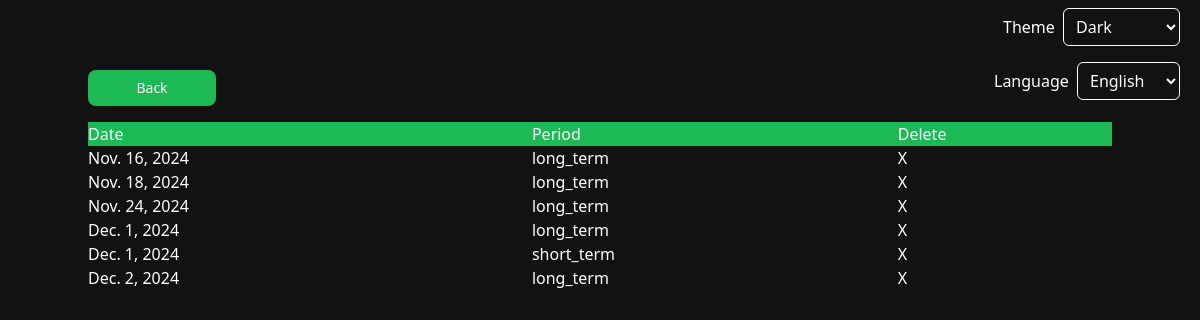
The page /get-past-wrappeds/ (signed in) on the database its author committed.
### app/models.py (models this page shows)
class Wrapped(models.Model):
    date_created = models.DateField()
    time_period = models.CharField(max_length=10, default='')
    data = models.JSONField()
    desc = models.TextField(default='')
    user = models.ForeignKey(User, on_delete=models.CASCADE)

### app/views.py (the view)
# urls.py: path('get-past-wrappeds/', views.get_past_wrappeds, name='past_wraps'),
def get_past_wrappeds(request):
    if request.method == 'GET':
        user = request.user
        wrapped_objs = Wrapped.objects.all().filter(user=user)
        wrappeds = {}
        i = 0
        for wrapped_obj in wrapped_objs:
            wrapped = {
                'id': wrapped_obj.id,
                'date_created': wrapped_obj.date_created,
                'date_formatted': date_format(wrapped_obj.date_created),
                'time_period': wrapped_obj.time_period,
                'image_url': wrapped_obj.data['tracks'].get('1')['album_image']
            }
            wrappeds[i] = wrapped
            i += 1
        return render(request, 'past_wraps.html', {'past_wraps': wrappeds})

### templates/past_wraps.html (shortened to what this page needs)
{% extends "_base.html" %}
{% load i18n %}
{% load compress %}
{% load static %}
{%  block content %}
    <a href="{% url 'profile' %}" class="flex-1">
        <button class="flex flex-col items-center justify-center w-32 focus:outline-none text-text bg-accent font-medium rounded-lg text-sm px-4 py-2">
            <p class="text-center">{% trans "Back" %}</p>
        </button>
    </a>
    {% if past_wraps %}
    <div class="table w-full mt-4">
        <div class="table-header-group bg-accent">
            <div class="table-row text-text pl-2">
                <div class="table-cell text-left">{% trans "Date" %}</div>
                <div class="table-cell text-left">{% trans "Period" %}</div>
                <div class="table-cell text-left">{% trans "Delete" %}</div>
            </div>
        </div>
        <div class="table-row-group">
        {% for key, wrap in past_wraps.items %}
            <div class="text-text table-row text-left">
                <div class="table-cell">
                <a href="{% url 'wrapped' limit=10 period=wrap.time_period %}">
                    <p class=" text-text">{{ wrap.date_formatted }}</p>
                </a>
                </div>
                <div class="table-cell">
                <p class="text-text">{{ wrap.time_period }}</p>
                </div>
                <div class="table-cell">
                <a href="{% url 'delete_wrapped' item_id=wrap.id %}">
                <button class="text-text">X</button>
                </a>
            </div>
            </div>
        {% endfor %}
    </div>
    </div>
    {% else %}
        <span class="text-text bg-accent">{% trans "You have no past wraps." %}</span>
    {% endif %}
{% endblock content %}

### rows shown on the page
Wrapped: time_period "long_term"
Wrapped: time_period "long_term"
Wrapped: time_period "long_term"
Wrapped: time_period "long_term"
Wrapped: time_period "short_term"
Wrapped: time_period "long_term"

### other values the page prints
{{ wrap.date_formatted }} "Nov. 16, 2024" "Nov. 18, 2024" "Nov. 24, 2024" "Dec. 1, 2024" "Dec. 1, 2024" "Dec. 2, 2024"
form field value "English"
